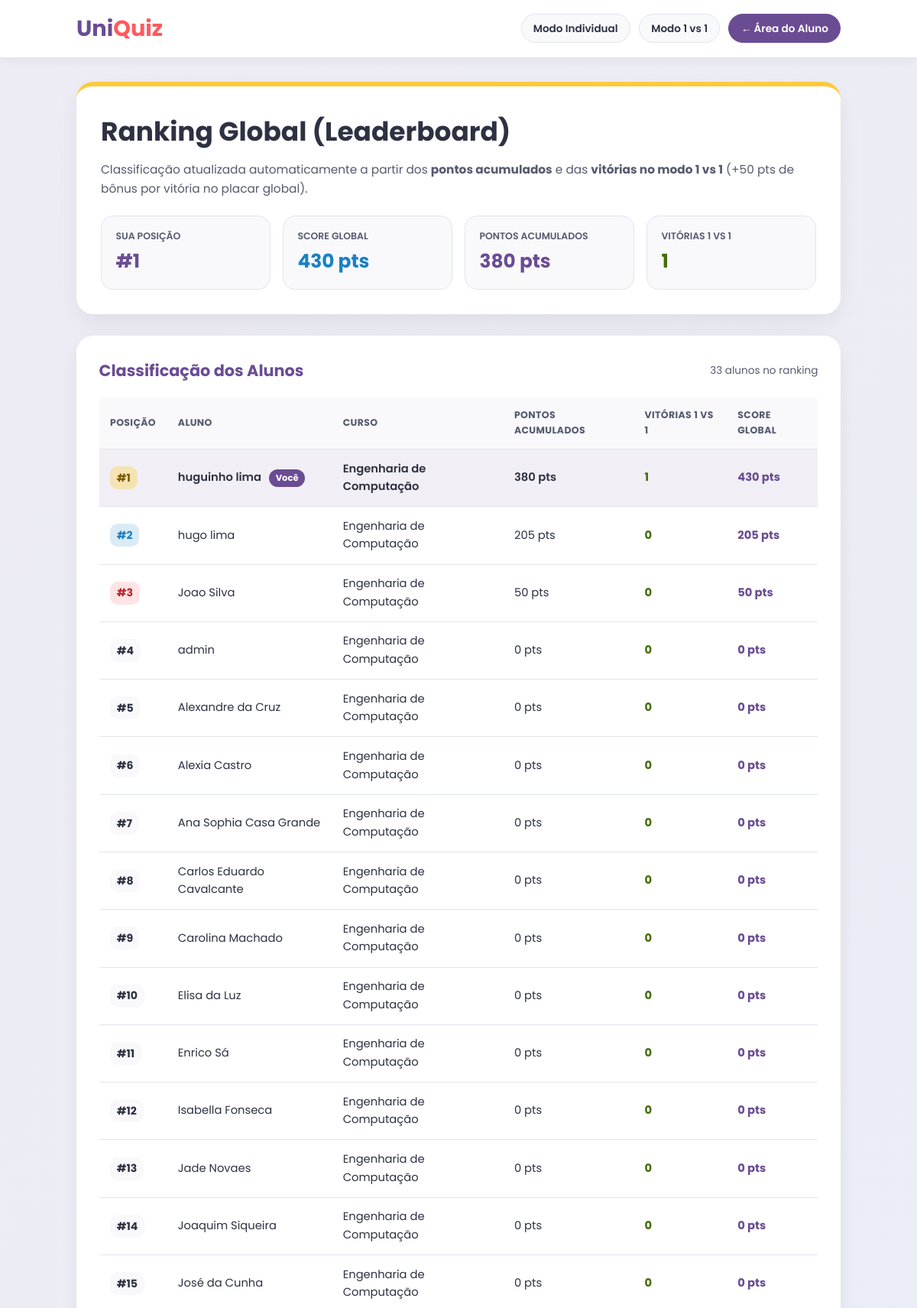
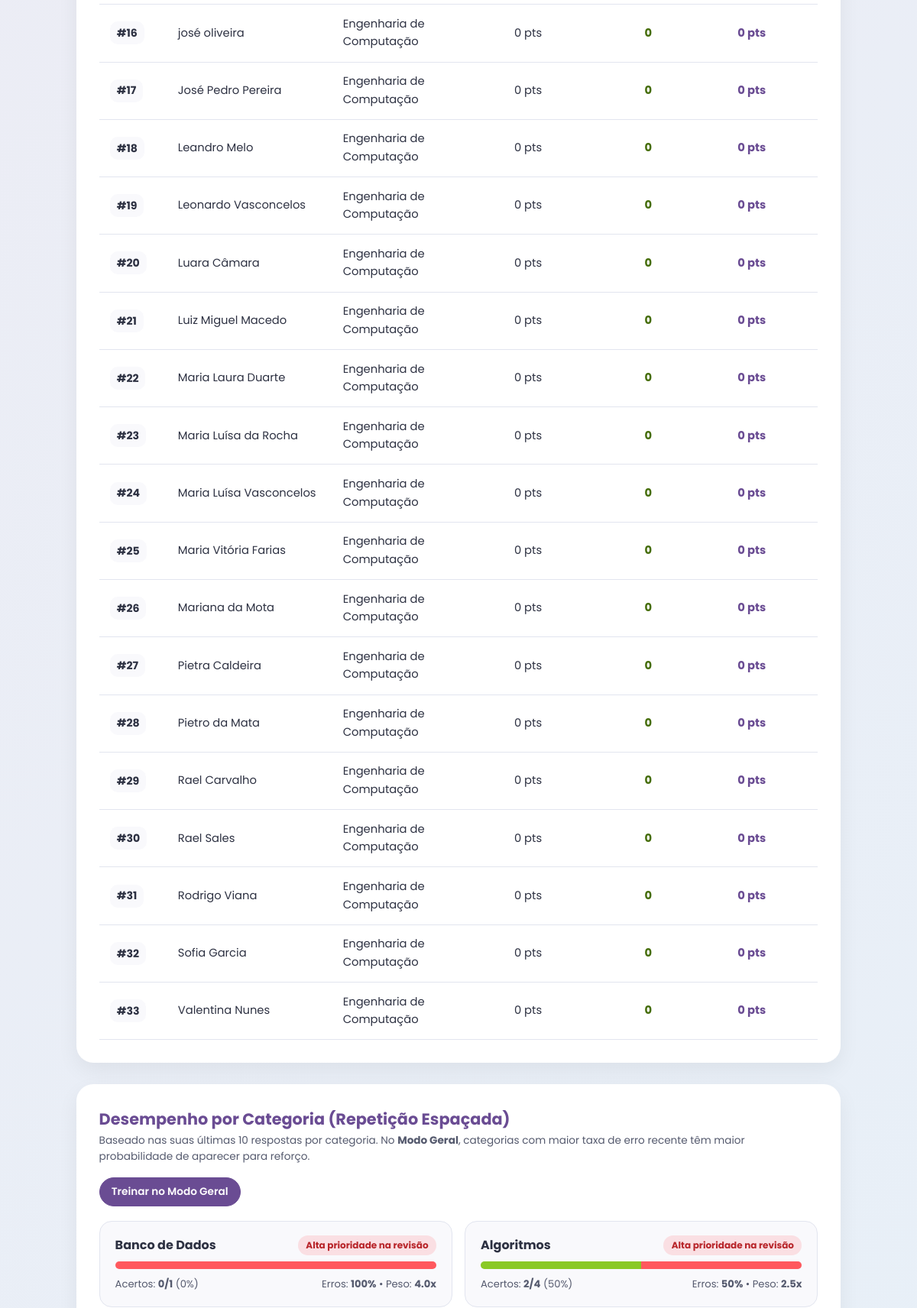
Page /ranking/ (signed in, upper part) on the committed database (2 pictures, top to bottom).
### uniquiz/models.py (models this page shows, shortened)
class Usuario(AbstractUser):
    CREDENCIAL = [
        (1, 'Aluno'),
        (2, 'Professor')
    ]
    id = models.UUIDField(default=uuid.uuid4, primary_key=True, editable=False)
    credencial = models.IntegerField(choices=CREDENCIAL, default=1)
    curso = models.CharField(max_length=100, default='Engenharia de Computação')
    pontuacao_total = models.IntegerField(default=0)

class Categoria(models.Model):
    nome = models.CharField(max_length=100)
    descricao = models.TextField(blank=True)

### uniquiz/views_engajamento.py (the view)
# urls.py: path('ranking/', views_engajamento.ranking_global, name='ranking-global'),
@login_required(login_url='uniquiz:login')
def ranking_global(request):
    ranking_completo = obter_ranking_global(limite=None)
    usuario_id_str = str(request.user.id)
    meu_resumo = next(
        (item for item in ranking_completo if item['usuario_id'] == usuario_id_str),
        None,
    )
    ranking_exibido = ranking_completo[:50]
    estatisticas_categorias = []
    if request.user.credencial == 1:
        estatisticas_categorias = obter_estatisticas_categorias(
            usuario=request.user,
            janela_por_categoria=JANELA_RECENTE_POR_CATEGORIA,
        )
    context = {
        'ranking': ranking_exibido,
        'total_alunos_ranking': len(ranking_completo),
        'meu_resumo': meu_resumo,
        'usuario_id_str': usuario_id_str,
        'bonus_vitoria_1v1': BONUS_VITORIA_1V1,
        'janela_recente': JANELA_RECENTE_POR_CATEGORIA,
        'estatisticas_categorias': estatisticas_categorias,
    }
    return render(request, 'uniquiz/ranking.html', context)

### uniquiz/templates/uniquiz/ranking.html (shortened to what this page needs)
<!DOCTYPE html>
<html lang="pt-BR">
<head>
</head>
<body>
    <header class="site-header">
        <nav class="site-nav" aria-label="Navegação do Ranking">
            {% if user.credencial == 2 %}
                <a href="{% url 'uniquiz:tela-professor' %}" class="logo">Uni<span>Quiz</span></a>
            {% else %}
                <a href="{% url 'uniquiz:tela-aluno' %}" class="logo">Uni<span>Quiz</span></a>
            {% endif %}
            <div class="nav-actions">
                {% if user.credencial == 1 %}
                    <a href="{% url 'uniquiz:modo-individual' %}" class="btn-nav">Modo Individual</a>
                    <a href="{% url 'uniquiz:modo-competitivo' %}" class="btn-nav">Modo 1 vs 1</a>
                    <a href="{% url 'uniquiz:tela-aluno' %}" class="btn-nav btn-nav--primary">&larr; Área do Aluno</a>
                {% else %}
                    <a href="{% url 'uniquiz:tela-professor' %}" class="btn-nav btn-nav--primary">&larr; Área do Professor</a>
                {% endif %}
            </div>
        </nav>
    </header>
    <main>
        <section class="hero-box">
            <h1>Ranking Global (Leaderboard)</h1>
            <p>
                Classificação atualizada automaticamente a partir dos <strong>pontos acumulados</strong> e das
                <strong>vitórias no modo 1 vs 1</strong> (+{{ bonus_vitoria_1v1 }} pts de bônus por vitória no placar global).
            </p>
            {% if meu_resumo %}
                <div class="summary-grid">
                    <div class="stat-box">
                        <span class="stat-label">Sua Posição</span>
                        <span class="stat-value">#{{ meu_resumo.posicao }}</span>
                    </div>
                    <div class="stat-box">
                        <span class="stat-label">Score Global</span>
                        <span class="stat-value stat-value--blue">{{ meu_resumo.pontuacao_ranking }} pts</span>
                    </div>
                    <div class="stat-box">
                        <span class="stat-label">Pontos Acumulados</span>
                        <span class="stat-value">{{ meu_resumo.pontuacao_total }} pts</span>
                    </div>
                    <div class="stat-box">
                        <span class="stat-label">Vitórias 1 vs 1</span>
                        <span class="stat-value stat-value--green">{{ meu_resumo.vitorias_1v1 }}</span>
                    </div>
                </div>
            {% endif %}
        </section>
        <section class="card">
            <div class="card-header">
                <h2>Classificação dos Alunos</h2>
                <span class="card-note">{{ total_alunos_ranking }} aluno{{ total_alunos_ranking|pluralize }} no ranking</span>
            </div>
            {% if ranking %}
                <div class="table-wrap">
                    <table>
                        <thead>
                            <tr>
                                <th>Posição</th>
                                <th>Aluno</th>
                                <th>Curso</th>
                                <th>Pontos Acumulados</th>
                                <th>Vitórias 1 vs 1</th>
                                <th>Score Global</th>
                            </tr>
                        </thead>
                        <tbody>
                            {% for item in ranking %}
                                <tr class="{% if item.usuario_id == usuario_id_str %}row-me{% endif %}">
                                    <td>
                                        <span class="pos-badge {% if item.posicao <= 3 %}pos-{{ item.posicao }}{% endif %}">
                                            #{{ item.posicao }}
                                        </span>
                                    </td>
                                    <td>
                                        {{ item.nome }}
                                        {% if item.usuario_id == usuario_id_str %}
                                            <span class="me-pill">Você</span>
                                        {% endif %}
                                    </td>
                                    <td>{{ item.curso }}</td>
                                    <td>{{ item.pontuacao_total }} pts</td>
                                    <td class="wins-strong">{{ item.vitorias_1v1 }}</td>
                                    <td class="score-strong">{{ item.pontuacao_ranking }} pts</td>
                                </tr>
                            {% endfor %}
                        </tbody>
                    </table>
                </div>
            {% else %}
                <div class="empty-box">Nenhum aluno cadastrado para exibição no ranking ainda.</div>
            {% endif %}
        </section>
        {% if user.credencial == 1 %}
            <section class="card">
                <div class="card-header">
                    <div>
                        <h2>Desempenho por Categoria (Repetição Espaçada)</h2>
                        <p class="card-note">
                            Baseado nas suas últimas {{ janela_recente }} respostas por categoria. No <strong>Modo Geral</strong>,
                            categorias com maior taxa de erro recente têm maior probabilidade de aparecer para reforço.
                        </p>
                    </div>
                    <a href="{% url 'uniquiz:modo-individual' %}" class="btn-nav btn-nav--primary">Treinar no Modo Geral</a>
                </div>
                {% if estatisticas_categorias %}
                    <div class="cat-grid">
                        {% for cat in estatisticas_categorias %}
                            <article class="cat-item">
                                <div class="cat-top">
                                    <span class="cat-name">{{ cat.nome }}</span>
                                    <span class="prio-badge prio-{{ cat.prioridade_classe }}">{{ cat.prioridade_label }}</span>
                                </div>
                                <div class="bar-track" aria-hidden="true">
                                    {% if cat.total_recente > 0 %}
                                        <div class="bar-ok" data-width="{{ cat.taxa_acerto }}"></div>
                                        <div class="bar-err" data-width="{{ cat.taxa_erro }}"></div>
                                    {% endif %}
                                </div>
                                <div class="cat-metrics">
                                    {% if cat.total_recente > 0 %}
                                        <span>Acertos: <strong>{{ cat.acertos }}/{{ cat.total_recente }}</strong> ({{ cat.taxa_acerto }}%)</span>
                                        <span>Erros: <strong>{{ cat.taxa_erro }}%</strong> • Peso: <strong>{{ cat.peso }}x</strong></span>
                                    {% else %}
                                        <span>Nenhuma resposta registrada nesta categoria ainda.</span>
                                        <span>Peso padrão: <strong>1.0x</strong></span>
                                    {% endif %}
                                </div>
                            </article>
                        {% endfor %}
                    </div>
                {% else %}
                    <div class="empty-box">Nenhuma categoria com perguntas cadastradas encontrada.</div>
                {% endif %}
            </section>
        {% endif %}
    </main>
</body>
</html>

### rows in the picture
Usuario: curso "Engenharia de Computação", credencial 1 (drawn)
Usuario: curso "Engenharia de Computação"
Usuario: curso "Engenharia de Computação"
Usuario: nome "admin", curso "Engenharia de Computação"
Usuario: curso "Engenharia de Computação"
Usuario: curso "Engenharia de Computação"
Usuario: curso "Engenharia de Computação"
Usuario: curso "Engenharia de Computação"
Usuario: curso "Engenharia de Computação"
Usuario: curso "Engenharia de Computação"
Usuario: curso "Engenharia de Computação"
Usuario: curso "Engenharia de Computação"
Usuario: curso "Engenharia de Computação"
Usuario: curso "Engenharia de Computação"
Usuario: curso "Engenharia de Computação"
Usuario: curso "Engenharia de Computação"
Usuario: curso "Engenharia de Computação"
Usuario: curso "Engenharia de Computação"
Usuario: curso "Engenharia de Computação"
Usuario: curso "Engenharia de Computação"
Usuario: curso "Engenharia de Computação"
Usuario: curso "Engenharia de Computação"
Usuario: curso "Engenharia de Computação"
Usuario: curso "Engenharia de Computação"
Usuario: curso "Engenharia de Computação"
Usuario: curso "Engenharia de Computação"
Usuario: curso "Engenharia de Computação"
Usuario: curso "Engenharia de Computação"
Usuario: curso "Engenharia de Computação"
Usuario: curso "Engenharia de Computação"
Usuario: curso "Engenharia de Computação"
Usuario: curso "Engenharia de Computação"
Usuario: curso "Engenharia de Computação"
Categoria: nome "Banco de Dados"
Categoria: nome "Algoritmos"

### other values in the picture
{{ bonus_vitoria_1v1 }} "50"
{{ meu_resumo.posicao }} "1"
{{ meu_resumo.pontuacao_ranking }} "430"
{{ meu_resumo.pontuacao_total }} "380"
{{ meu_resumo.vitorias_1v1 }} "1"
{{ total_alunos_ranking }} "33"
{{ item.posicao }} "1" "2" "3" "4" "5" "6" "7" "8" "9" "10" "11" "12" "13" "14" "15" "16" "17" "18" "19" "20" "21" "22" "23" "24" "25" "26" "27" "28" "29" "30" "31" "32" "33"
{{ item.nome }} "huguinho lima" "hugo lima" "Joao Silva" "Alexandre da Cruz" "Alexia Castro" "Ana Sophia Casa Grande" "Carlos Eduardo Cavalcante" "Carolina Machado" "Elisa da Luz" "Enrico Sá" "Isabella Fonseca" "Jade Novaes" "Joaquim Siqueira" "José da Cunha" "josé oliveira" "José Pedro Pereira" "Leandro Melo" "Leonardo Vasconcelos" "Luara Câmara" "Luiz Miguel Macedo" "Maria Laura Duarte" "Maria Luísa da Rocha" "Maria Luísa Vasconcelos" "Maria Vitória Farias" "Mariana da Mota" "Pietra Caldeira" "Pietro da Mata" "Rael Carvalho" "Rael Sales" "Rodrigo Viana" "Sofia Garcia" "Valentina Nunes"
{{ item.pontuacao_total }} "380" "205" "50" "0" "0" "0" "0" "0" "0" "0" "0" "0" "0" "0" "0" "0" "0" "0" "0" "0" "0" "0" "0" "0" "0" "0" "0" "0" "0" "0" "0" "0" "0"
{{ item.vitorias_1v1 }} "1" "0" "0" "0" "0" "0" "0" "0" "0" "0" "0" "0" "0" "0" "0" "0" "0" "0" "0" "0" "0" "0" "0" "0" "0" "0" "0" "0" "0" "0" "0" "0" "0"
{{ item.pontuacao_ranking }} "430" "205" "50" "0" "0" "0" "0" "0" "0" "0" "0" "0" "0" "0" "0" "0" "0" "0" "0" "0" "0" "0" "0" "0" "0" "0" "0" "0" "0" "0" "0" "0" "0"
{{ janela_recente }} "10"
{{ cat.prioridade_label }} "Alta prioridade na revisão" "Alta prioridade na revisão"
{{ cat.acertos }} "0" "2"
{{ cat.total_recente }} "1" "4"
